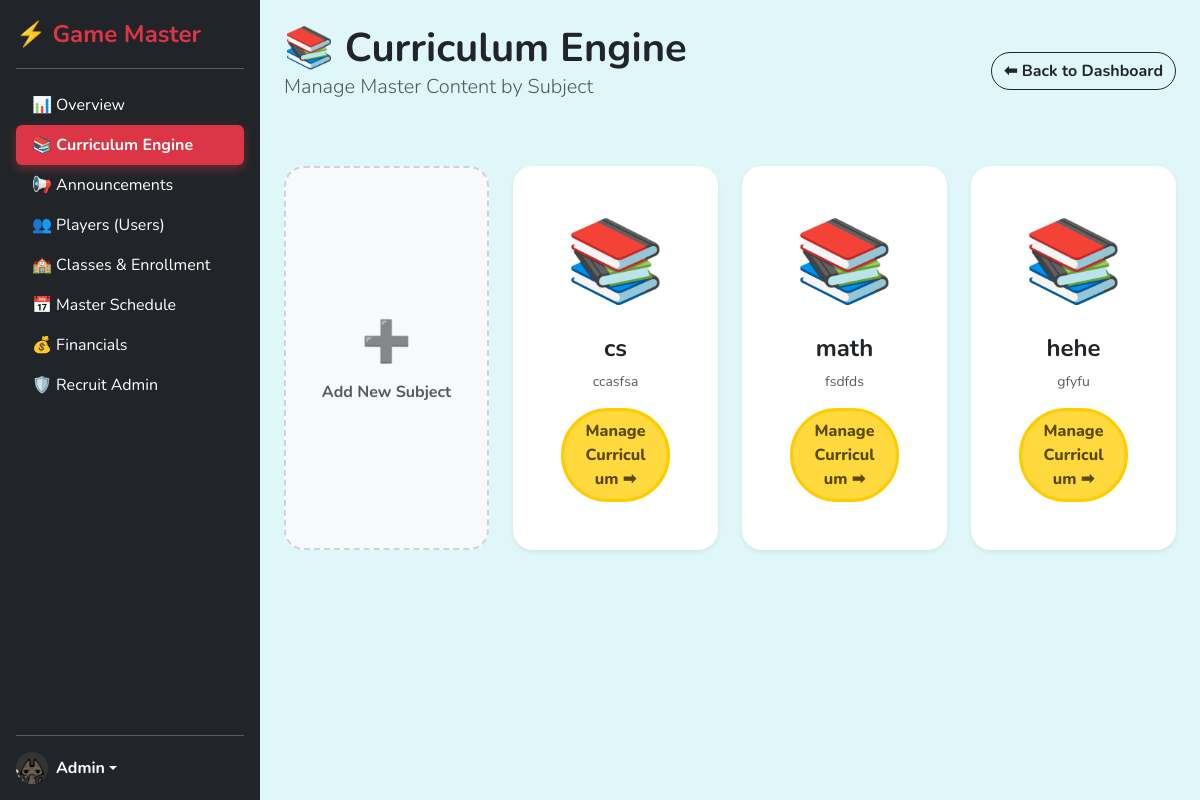
Page /admin/subjects.php (signed in) on the committed database.
### tables this page shows
CREATE TABLE `subjects` (
  `subject_id` int(11) NOT NULL,
  `name` varchar(100) NOT NULL,
  `description` text DEFAULT NULL,
  `thumbnail` varchar(255) DEFAULT 'default_subject.png',
  `created_at` timestamp NOT NULL DEFAULT current_timestamp()
);

### admin/subjects.php (the view, shortened to what this page needs)
<?php
require_once '../config/db.php';
$stmt = $pdo->query("SELECT * FROM subjects ORDER BY created_at DESC");
$subjects = $stmt->fetchAll(PDO::FETCH_ASSOC);
?>
<!DOCTYPE html>
<html lang="en">
<head>
    <link href="https://cdn.jsdelivr.net/npm/bootstrap@5.3.0/dist/css/bootstrap.min.css" rel="stylesheet">
</head>
<body>
<div class="d-flex">
    <?php include 'sidebar.php'; ?>
    <div class="flex-grow-1 p-4" style="background-color: #E0F7FA;">
        <div class="d-flex justify-content-between align-items-center mb-5">
            <div>
                <h1 class="fw-bold text-dark mb-0">📚 Curriculum Engine</h1>
                <p class="text-muted lead">Manage Master Content by Subject</p>
            </div>
            <a href="dashboard.php" class="btn btn-outline-dark rounded-pill fw-bold">⬅ Back to Dashboard</a>
        </div>
        <div class="row g-4">
            <div class="col-md-6 col-lg-4 col-xl-3">
                <div class="card h-100 subject-card bg-light border-2 border-dashed d-flex justify-content-center align-items-center text-center p-4"
                     style="border-style: dashed !important; border-color: #cbd5e1 !important; cursor: pointer;"
                     data-bs-toggle="modal" data-bs-target="#addSubjectModal">
                    <div class="text-muted">
                        <span class="fs-1 d-block mb-2">➕</span>
                        <span class="fw-bold">Add New Subject</span>
                    </div>
                </div>
            </div>
            <?php foreach($subjects as $subject): ?>
            <div class="col-md-6 col-lg-4 col-xl-3">
                <div class="card h-100 subject-card shadow-sm">
                    <a href="subject_weeks.php?subject_id=<?php echo $subject['subject_id']; ?>" class="text-decoration-none text-dark h-100 d-flex flex-column">
                        <div class="card-body text-center p-5 flex-grow-1 d-flex flex-column justify-content-center">
                            <div class="mb-4">
                                <span class="display-1">📚</span>
                            </div>
                            <h4 class="fw-bold mb-2"><?php echo htmlspecialchars($subject['name']); ?></h4>
                            <p class="text-muted small mb-3">
                                <?php echo htmlspecialchars(substr($subject['description'] ?? '', 0, 80)) . (strlen($subject['description'] ?? '') > 80 ? '...' : ''); ?>
                            </p>
                            <span class="game-btn mt-auto">Manage Curriculum ➡</span>
                        </div>
                    </a>
                </div>
            </div>
            <?php endforeach; ?>
        </div>
    </div>
</div>
</body>
</html>

### admin/subjects.php (style rules this page uses)
body { background-color: #E0F7FA; font-family: 'Nunito', sans-serif; }
.subject-card { transition: transform 0.2s, box-shadow 0.2s; border: none; border-radius: 20px; overflow: hidden; cursor: pointer; position: relative; }
.game-btn { background: #FFD93D; border: 3px solid #ffcc00; color: #5a4a00; font-weight: 800; border-radius: 50px; padding: 8px 20px; text-decoration: none; display: inline-block; transition: 0.2s; }

### rows in the picture
subjects: name "cs", description "ccasfsa"
subjects: name "math", description "fsdfds"
subjects: name "hehe", description "gfyfu"
